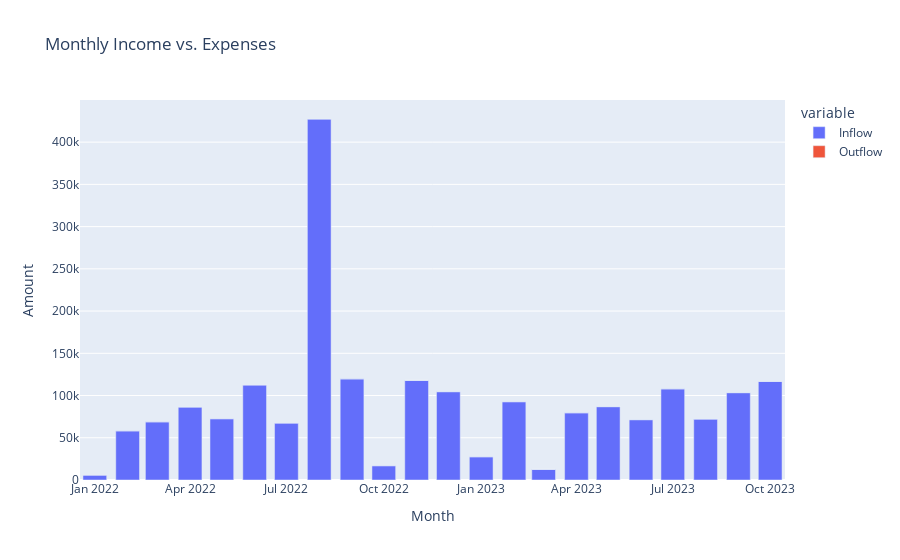

Write notebook code for a chart like this one.
### Markdown cell above
Compare inflows (credits) and outflows (debits) to evaluate the monthly financial balance.

### Code cell
# Create inflow and outflow columns safely
bank_data['Inflow'] = bank_data.loc[bank_data['DrCr'] == 'Cr', 'amount'].fillna(0)
bank_data['Outflow'] = bank_data.loc[bank_data['DrCr'] == 'Dr', 'amount'].fillna(0)

# Aggregate by 'Year' and 'Month'
monthly_summary = bank_data.groupby(bank_data['date'].dt.to_period('M')).agg({
    'Inflow': 'sum', 
    'Outflow': 'sum'
}).reset_index()

# Convert Period to string
monthly_summary['date'] = monthly_summary['date'].astype(str)

# Plot the visualization
fig = px.bar(
    monthly_summary,
    x='date',
    y=['Inflow', 'Outflow'],
    title='Monthly Income vs. Expenses',
    labels={'value': 'Amount', 'date': 'Month'}
)
fig.show()

### Figure 1 — Plotly figure (JSON) as saved in the notebook; plotly's stock layout.template omitted (floating-point values rounded to 4 significant figures)
{"data": [{"alignmentgroup": "True", "hovertemplate": "variable=Inflow<br>Month=%{x}<br>Amount=%{y}<extra></extra>", "legendgroup": "Inflow", "marker": {"color": "#636efa", "pattern": {"shape": ""}}, "name": "Inflow", "offsetgroup": "Inflow", "orientation": "v", "showlegend": true, "textposition": "auto", "type": "bar", "x": ["2022-01", "2022-02", "2022-03", "2022-04", "2022-05", "2022-06", "2022-07", "2022-08", "2022-09", "2022-10", "2022-11", "2022-12", "2023-01", "2023-02", "2023-03", "2023-04", "2023-05", "2023-06", "2023-07", "2023-08", "2023-09", "2023-10"], "xaxis": "x", "y": [5808.0, 58228, 68902, 86402, 72590.0, 112500.0, 67412, 427400.0, 119800.0, 16960.0, 117857, 104600.0, 27510.0, 92726, 12501, 79586, 86858, 71449, 107900.0, 72170.0, 103400.0, 116600.0], "yaxis": "y"}, {"alignmentgroup": "True", "hovertemplate": "variable=Outflow<br>Month=%{x}<br>Amount=%{y}<extra></extra>", "legendgroup": "Outflow", "marker": {"color": "#EF553B", "pattern": {"shape": ""}}, "name": "Outflow", "offsetgroup": "Outflow", "orientation": "v", "showlegend": true, "textposition": "auto", "type": "bar", "x": ["2022-01", "2022-02", "2022-03", "2022-04", "2022-05", "2022-06", "2022-07", "2022-08", "2022-09", "2022-10", "2022-11", "2022-12", "2023-01", "2023-02", "2023-03", "2023-04", "2023-05", "2023-06", "2023-07", "2023-08", "2023-09", "2023-10"], "xaxis": "x", "y": [0, 0, 0, 0, 0, 0, 0, 0, 0, 0, 0, 0, 0, 0, 0, 0, 0, 0, 0, 0, 0, 0], "yaxis": "y"}], "layout": {"barmode": "relative", "legend": {"title": {"text": "variable"}, "tracegroupgap": 0}, "title": {"text": "Monthly Income vs. Expenses"}, "xaxis": {"anchor": "y", "domain": [0, 1], "title": {"text": "Month"}}, "yaxis": {"anchor": "x", "domain": [0, 1], "title": {"text": "Amount"}}}}
